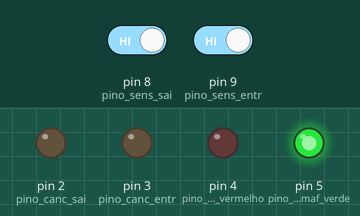
Bench run of a sketch on a simulated Arduino Uno, built with avr-gcc and run on an emulated ATmega328P. Parts: output pins drawn as LEDs (lit = HIGH). Inputs (shaded band) come from the test bench; at power-on: pin 9 (pino_sens_entr) HIGH, pin 8 (pino_sens_sai) HIGH. What the sketch prints to the serial monitor is not drawn.

Above: at 2.2 s.
2.3 s: pin 9 (pino_sens_entr) driven LOW
At 2.7 s:
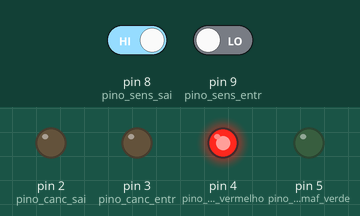
5.3 s: pin 9 (pino_sens_entr) driven HIGH
At 6.3 s:
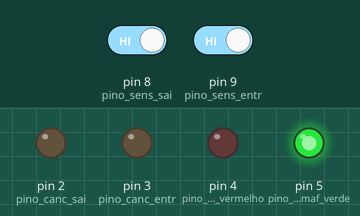
Timing chart, 0 to 8.3 s (numbered marks = the images above; inputs shaded):
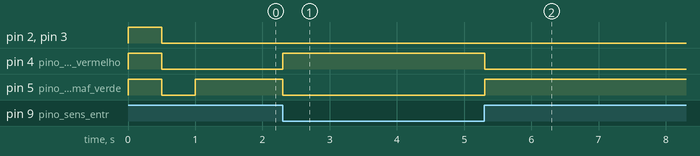

The sketch:

TP3.ino
```cpp
#include "sa.h"

// Definir pinos atribuídos a cada variável
const int pino_sens_entr     = 9;  // Entrada
const int pino_sens_sai      = 8;  // Entrada
const int pino_semaf_verde   = 5;  // Saída
const int pino_semaf_vermelho= 4;  // Saída
const int pino_canc_entr     = 3;  // Saída
const int pino_canc_sai      = 2;  // Saída

const int total_timers  = 8;
timer_t timer[total_timers];

// Estas variáveis são atualizadas automaticamente no início do ciclo
byte sens_entr;
byte sens_sai;

// Estas variáveis são escritas efetivamente para as saídas no final do ciclo
byte semaf_verde;
byte semaf_vermelho;
byte canc_entr;
byte canc_sai;


// Atualizar os timer para refletirem o seu valor atual durante o ciclo de controlo
void refresh_timers(void)
{
 byte i;
 for(i = 0; i < total_timers; i++)
   refresh_timer(timer[i]);
}


// Ler e atualizar as variaveis correspondentes as entradas
void read_inputs(void)
{
  sens_entr = digitalRead(pino_sens_entr);
  sens_sai  = digitalRead(pino_sens_sai);
}


// Ler e atualizar as variaveis correspondentes as saidas
void write_outputs(void)
{
  digitalWrite(pino_semaf_verde, semaf_verde);
  digitalWrite(pino_semaf_vermelho, semaf_vermelho);
  digitalWrite(pino_canc_entr, canc_entr);
  digitalWrite(pino_canc_sai, canc_sai);
}


long previousMillis = 0;

// Sequencia de codigo que corre em ciclo
void loop()
{
  unsigned long currentMillis = millis();
  if(currentMillis - previousMillis > 10) {   // 10 ms

    refresh_timers();
    read_inputs();

    loop_10ms();

    write_outputs();
  }
}


// Corre aquado do reset( uma unica vez)
void setup()
{

  Serial.begin(115200);  // Configura a velocidade das comunicações porta serie

  // Definição de pinos como Entradas/Saidas.
  pinMode(pino_semaf_verde, OUTPUT);
  pinMode(pino_semaf_vermelho, OUTPUT);
  pinMode(pino_canc_entr, OUTPUT);
  pinMode(pino_canc_sai, OUTPUT);
  pinMode(pino_sens_entr, INPUT_PULLUP);
  pinMode(pino_sens_sai, INPUT_PULLUP);

  digitalWrite(pino_semaf_verde, HIGH);
  digitalWrite(pino_semaf_vermelho, HIGH);
  digitalWrite(pino_canc_entr, HIGH);
  digitalWrite(pino_canc_sai, HIGH);
  delay(500);  //Espera 500ms (0.5s)

  digitalWrite(pino_semaf_verde, LOW);
  digitalWrite(pino_semaf_vermelho, LOW);
  digitalWrite(pino_canc_entr, LOW);
  digitalWrite(pino_canc_sai, LOW);
  delay(500);  //Espera 500ms

  timer[0].p = 10; // 1 segundo
}


///////////////////////////////////////////////////////////////


byte estado = 0;       // Variável Global

// A função seguinte é chamada a cada 10ms

void loop_10ms(void)   // Alterar apenas o código desta função
{
  // Calcular o próximo estado
  if ((estado == 0) && (sens_entr == 0)) {
    estado = 1;
    start_timer(timer[0]);
  } else if ((estado == 1) && (timer[0].q == 1)) {
    estado = 0;
  }

  // Calcular as saidas
  semaf_verde    = (estado == 0);
  semaf_vermelho = (estado == 1);

  // Comunicar dados relevantes
  Serial.print  (estado);
  Serial.print  ("  ");
  Serial.print  (sens_entr);
  Serial.println(sens_sai);
}
```

sa.h
```cpp
#ifndef sa_h
#define sa_h

#if defined(ARDUINO) && ARDUINO >= 100
#include "Arduino.h"
#else
#include "WProgram.h"
#endif

typedef struct {
  unsigned long start_time;
  unsigned long p;
  byte q, last_q;
} timer_t;


#endif
```

sa.ino
```cpp
#include "sa.h"


void start_timer(timer_t& T)
{
  T.start_time = millis();
  refresh_timer(T);
}


byte refresh_timer(timer_t& T)
{
  if(millis() - T.start_time > T.p * 100)
    T.q = 1;
  else
    T.q = 0;
}
```

Measured:
- after the input at 2.3 s, pin 4 (pino_semaf_vermelho): LOW → HIGH at once; pin 5 (pino_semaf_verde): HIGH → LOW at once
- after the input at 5.3 s, pin 4 (pino_semaf_vermelho): HIGH → LOW at once; pin 5 (pino_semaf_verde): LOW → HIGH at once
